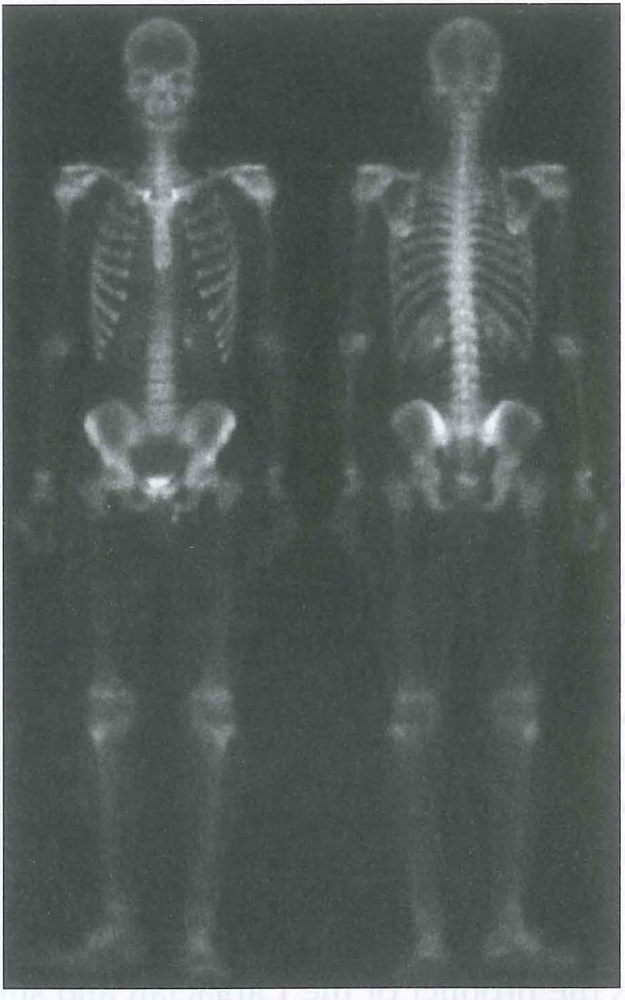
#> input picture DIP_HW3/DIP_HW3_4/Bodybone.bmp, 625 x 1000 px, shrunk from 915 x 1463 before the run
$ python 1.py
#> lines starting #> are read from the running program, lines starting #| are printed output that depends on the picture
import cv2
import numpy as np
import matplotlib.pyplot as plt

def sobel_kernel():
    kernel_x = np.array([[-1, 0, 1],
                         [-2, 0, 2],
                         [-1, 0, 1]])

    kernel_y = np.array([[1, 2, 1],
                         [0, 0, 0],
                         [-1, -2, -1]])
    return kernel_x, kernel_y

def laplacian_kernel():
    kernel = np.array([[-1, -1, -1],
                       [-1, 9, -1],
                       [-1, -1, -1]])
    return kernel

def kernel_filter(image, kernel, image_pad):
    image_filter = cv2.filter2D(image_pad, -1, kernel)
    image_filter = image_filter[kernel.shape[0] // 2 : kernel.shape[0] // 2 + image.shape[0], kernel.shape[1] // 2 : kernel.shape[1] // 2 + image.shape[1]]
    return image_filter

def filter(image, kernel):
    kernel_size = kernel.shape[0]
    image_pad = cv2.copyMakeBorder(image, kernel_size // 2, kernel_size // 2, kernel_size // 2, kernel_size // 2, cv2.BORDER_REPLICATE)
    filtered_image = kernel_filter(image, kernel, image_pad)
    return filtered_image

def sobel(image):
    kernel_x, kernel_y = sobel_kernel()
    sobel_x = filter(image, kernel_x)
    sobel_x = cv2.convertScaleAbs(sobel_x)
    sobel_y = filter(image, kernel_y)
    sobel_y = cv2.convertScaleAbs(sobel_y)

    sobel_xy =  cv2.add(sobel_x, sobel_y)
    sobel_xy = cv2.normalize(sobel_xy, None, 0, 255, cv2.NORM_MINMAX)
    return sobel_xy

def laplacian(image):
    kernel = laplacian_kernel()
    laplacian_image = filter(image, kernel)
    laplacian_image = cv2.normalize(laplacian_image, None, 0, 255, cv2.NORM_MINMAX)
    return laplacian_image

# Read the image
image = cv2.imread('Bodybone.bmp', cv2.IMREAD_GRAYSCALE)
#> image: shape (1000, 625); min 18, max 255, mean 88.5

# Check if the image is valid
if image is None or not isinstance(image, (np.ndarray)):
    raise ValueError("Invalid image provided. Please check the file path.")

# Sobel
sobel_xy = sobel(image)
#> in kernel_filter, `image_filter = cv2.filter2D(image_pad, -1, kernel)`:
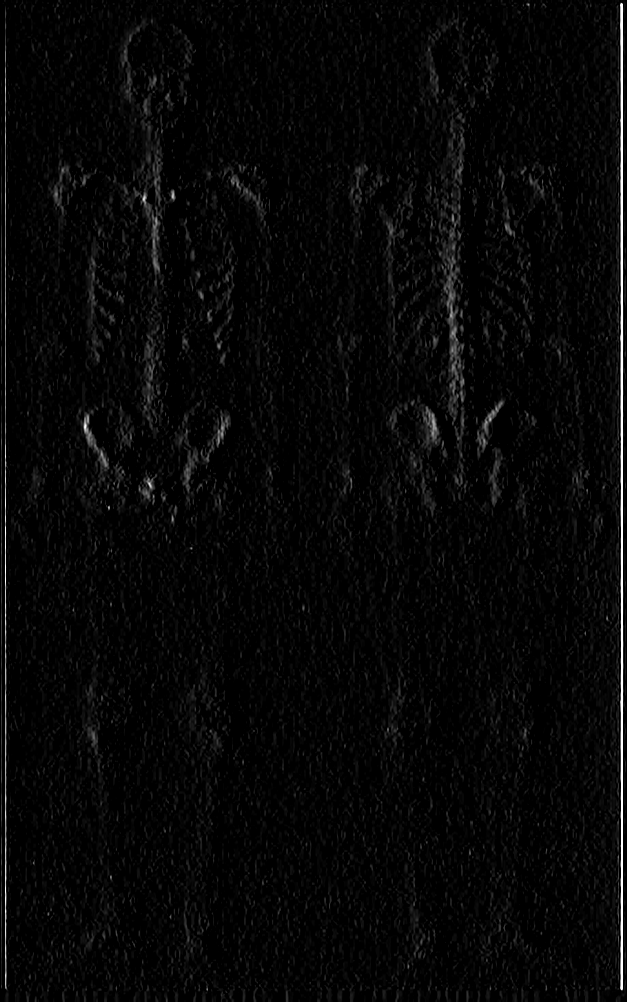
#> image_filter: shape (1002, 627); min 0, max 255, mean 7
#> in kernel_filter (call 2), `image_filter = cv2.filter2D(image_pad, -1, kernel)`:
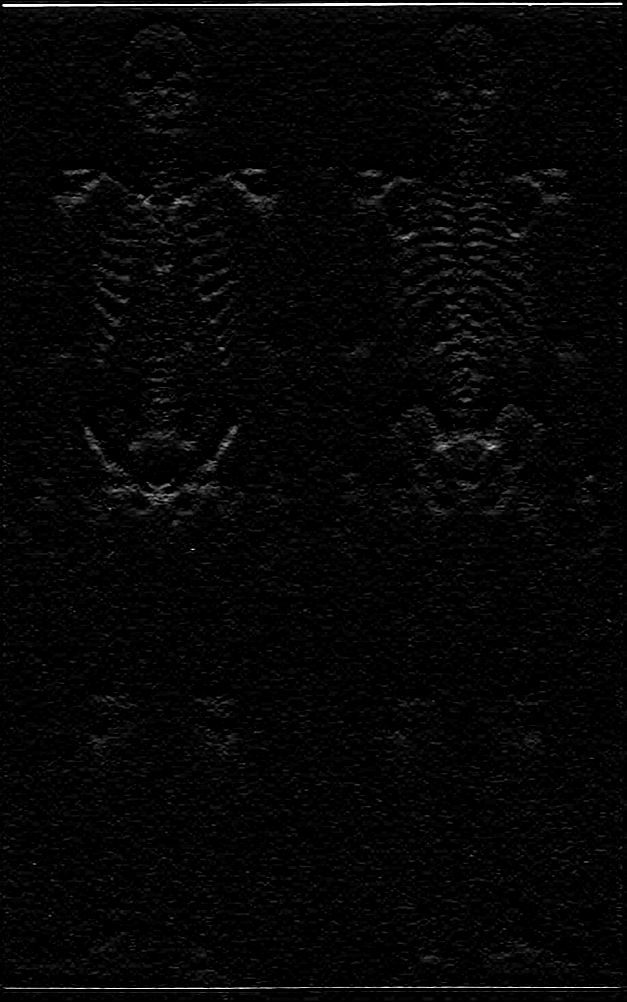
#> image_filter: shape (1002, 627); min 0, max 255, mean 6
#> in sobel, `sobel_xy =  cv2.add(sobel_x, sobel_y)`:
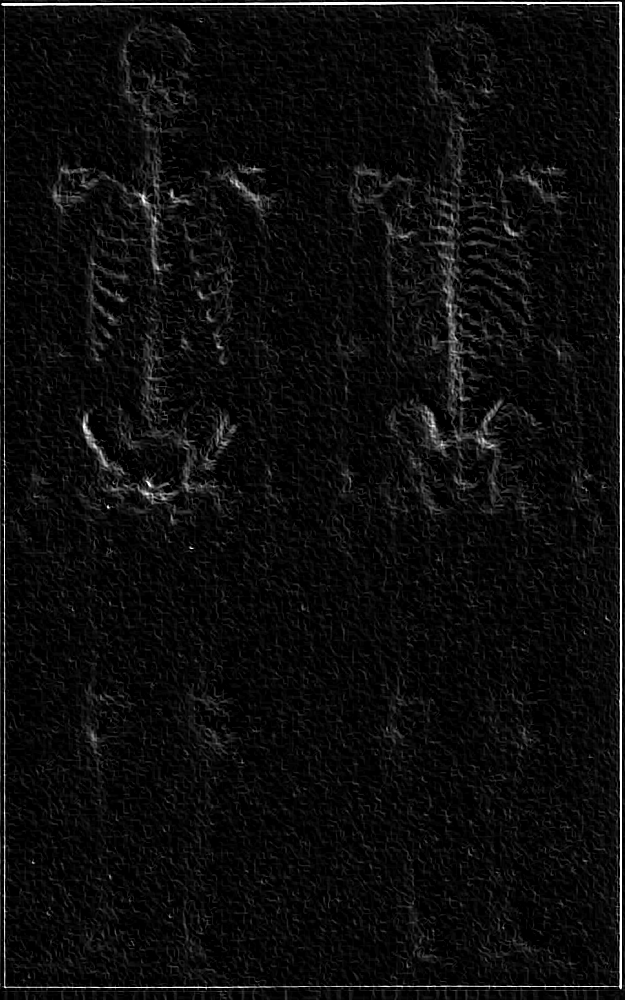
#> sobel_xy: shape (1000, 625); min 0, max 255, mean 13.1

# Laplacian
laplacian_image = laplacian(image)
#> in kernel_filter (call 3), `image_filter = cv2.filter2D(image_pad, -1, kernel)`:
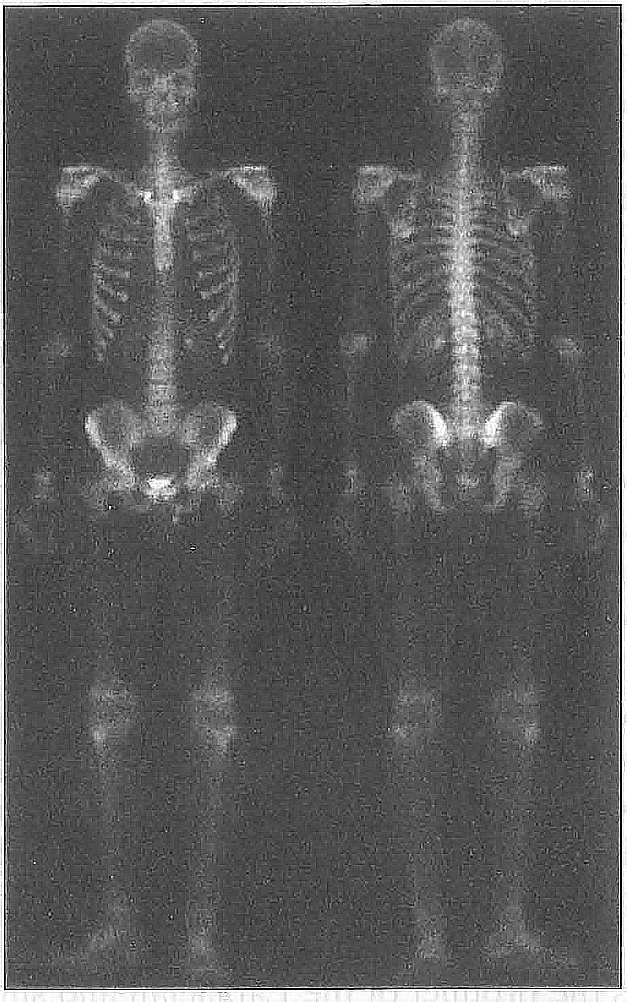
#> image_filter: shape (1002, 627); min 0, max 255, mean 89.3
#> in kernel_filter (call 3), `image_filter = image_filter[kernel.shape[0] // 2 : kernel.shape[0] // ..`:
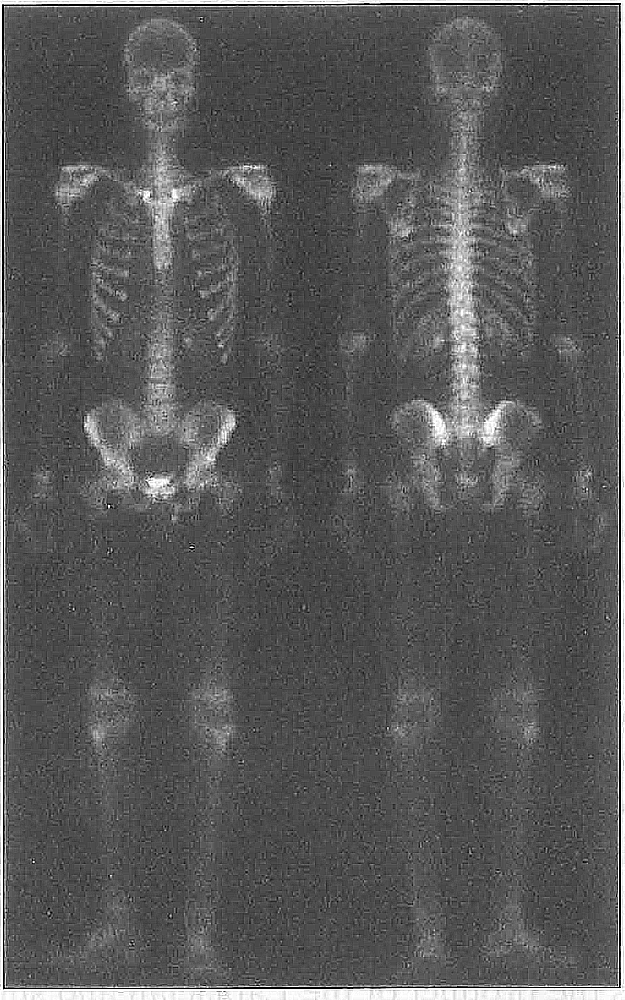
#> image_filter: shape (1000, 625); min 0, max 255, mean 88.5

# Combine two filters
# Highboost filtering
result = cv2.addWeighted(sobel_xy, 1, laplacian_image, 1, 0)
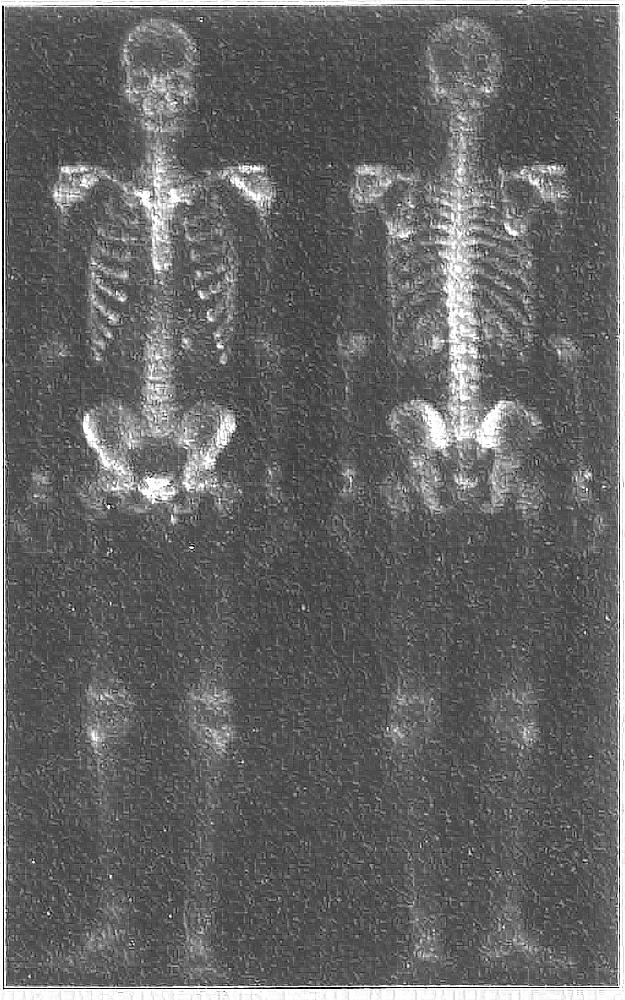
#> result: shape (1000, 625); min 0, max 255, mean 100.3
result = cv2.normalize(result, None, 0, 255, cv2.NORM_MINMAX)

# Save the image
cv2.imwrite('bodybone_original_image.png', image)
cv2.imwrite('bodybone_sobel_image.png', sobel_xy)
cv2.imwrite('bodybone_laplacian_image.png', laplacian_image)
cv2.imwrite('bodybone_final_image.png', result)

plt.figure(figsize = (12, 10))

# Show the original image and the processed image
plt.subplot(2, 2, 1)
plt.title("Original Image")
plt.imshow(image, cmap = 'gray')

plt.subplot(2, 2, 2)
plt.title("Sobel Filtered Image")
plt.imshow(sobel_xy, cmap = 'gray')

plt.subplot(2, 2, 3)
plt.title("Laplacian Filtered Image")
plt.imshow(laplacian_image, cmap = 'gray')

plt.subplot(2, 2, 4)
plt.title("High-Boost Filtered Image")
plt.imshow(result, cmap = 'gray')

# Show plots
plt.tight_layout()
plt.show()
